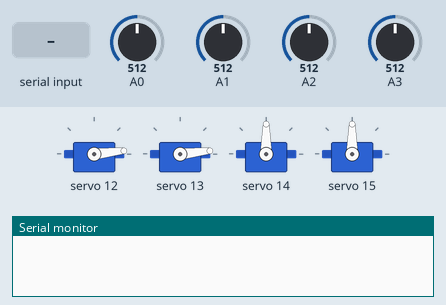
Simulated run of this sketch. Board: Arduino Uno, built with avr-gcc and run on an emulated ATmega328P. Parts: 4 × servo, the last lines printed to the serial monitor. The inputs (shaded band) are chosen by the test bench; at power-on: A0 = 512, A1 = 512, A2 = 512, A3 = 512.

Above: at 1.2 s.
1.3 s: "90,45,200\n" received over Serial
At 3.4 s:
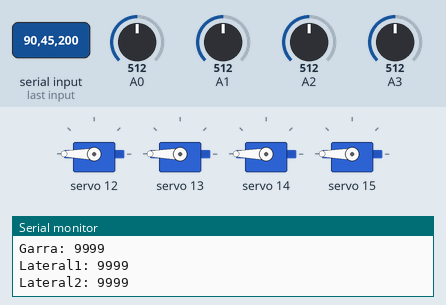
Timing chart, 0 to 4.9 s (numbered marks = the images above; inputs shaded):
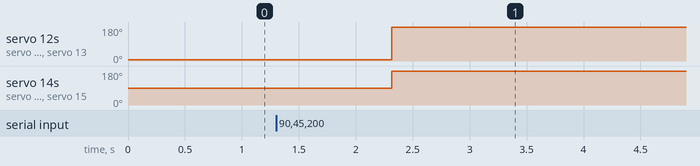

Measured:
- after the input at 1.3 s, servo 12, servo 13: 6° → 180° after 1.0 s; servo 14, servo 15: 90° → 180° after 1.0 s

The sketch:

MATLAB_bracoRobotico.ino
```cpp
/*
* Braço Robotico controlado pelo joytick/ MATLAB
* Mariana Pedroso Naves
*/

// Bibliotecas
#include <Wire.h>
#include <Adafruit_PWMServoDriver.h>

// Criar objeto para o driver
Adafruit_PWMServoDriver pwm = Adafruit_PWMServoDriver();

// ********** Definições dos parametros do servo **********
// Posição servo na placa
#define SERVO_GARRA 12
#define SERVO_BASE 13
#define SERVO_LATERAL1 14
#define SERVO_LATERAL2 15

// Posicao inicial
#define INICIAL_GARRA 0
#define INICIAL_BASE 0
#define INICIAL_LATERAL1 90
#define INICIAL_LATERAL2 90

// Angulo minimo
#define MIN_GARRA 10
#define MIN_BASE 0
#define MIN_LATERAL1 30
#define MIN_LATERAL2 30

// Angulo maximo
#define MAX_GARRA 95
#define MAX_BASE 170
#define MAX_LATERAL1 150
#define MAX_LATERAL2 137

//Leitura analogica
#define ANALOGICO_GARRA_MIN 30
#define ANALOGICO_GARRA_MAX 1023

#define ANALOGICO_BASE_MIN 125
#define ANALOGICO_BASE_MAX 913

#define ANALOGICO_LATERAL1_MAX 900
#define ANALOGICO_LATERAL1_MIN 64

#define ANALOGICO_LATERAL2_MAX 900
#define ANALOGICO_LATERAL2_MIN 64

// Amostra para o vetor
#define AMOSTRAS 10

// Constantes
int ang_garra = INICIAL_GARRA;
int ang_base = INICIAL_BASE;
int ang_lateral1 = INICIAL_LATERAL1;
int ang_lateral2 = INICIAL_LATERAL2;

// Variaveis para armazenar leitura filtrada
float leitura_filtrada_garra = 0;
float leitura_filtrada_base = 0;
float leitura_filtrada_lateral1 = 0;
float leitura_filtrada_lateral2 = 0;

// Variáveis para o incremento
int increm_garra = 0;
int increm_base = 0;
int increm_lateral1 = 0;
int increm_lateral2 = 0;

// Saltos do servo
const int passo[12] = { 20, 15, 10, 5, 1, 0, -1, -5, -10, -15, -20, 0 };

// Conversão do angulo analogico para pwm
int angleToPulse(int angle) {
  int pulseMin = 150;
  int pulseMax = 575;
  return map(angle, 0, 180, pulseMin, pulseMax);
}

// ****************  Comunicação serial - MATLAB ****************
String serial2motor(String nome_mtr, String str_serial) {
  int indice = 0;
  String mtrxx;
  indice = str_serial.indexOf(nome_mtr);
  if (indice == -1) {
    mtrxx = "9999";
  } else {
    mtrxx.concat(str_serial[indice + 6]);
    mtrxx.concat(str_serial[indice + 7]);
    mtrxx.concat(str_serial[indice + 8]);
    mtrxx.concat(str_serial[indice + 9]);
  }
  return mtrxx;
}

void setup() {
  pwm.begin();         // Inicializando a placa
  pwm.setPWMFreq(60);  // Frequência recomendada para servos

  // Inicializando as leituras dos pinos analogicos
  leitura_filtrada_garra = analogRead(A0);
  leitura_filtrada_base = analogRead(A1);
  leitura_filtrada_lateral1 = analogRead(A2);
  leitura_filtrada_lateral2 = analogRead(A3);

  pwm.setPWM(SERVO_GARRA, 0, angleToPulse(ang_garra));
  pwm.setPWM(SERVO_BASE, 0, angleToPulse(ang_base));
  pwm.setPWM(SERVO_LATERAL1, 0, angleToPulse(ang_lateral1));
  pwm.setPWM(SERVO_LATERAL2, 0, angleToPulse(ang_lateral2));

  Serial.begin(9600);
}


void loop() {
  String comandoMotor;
  String mtr;

  // Media movel - remover as trepidações
  for (int i = 0; i < AMOSTRAS; i++) {
    increm_garra += analogRead(A0);  // Pino analógico da garra
    increm_base += analogRead(A1);   // Pino analógico da base
    increm_lateral1 += analogRead(A2);
    increm_lateral2 += analogRead(A3);
    delay(5);
  }

  // Tirar a média
  increm_garra = increm_garra / AMOSTRAS;
  increm_base = increm_base / AMOSTRAS;
  increm_lateral1 = increm_lateral1 / AMOSTRAS;
  increm_lateral2 = increm_lateral2 / AMOSTRAS;

  // Filtro para o servo retornar ao angulo minimo
  leitura_filtrada_garra = (0.6 * leitura_filtrada_garra) + (0.4 * increm_garra);
  increm_garra = constrain(map(increm_garra, ANALOGICO_GARRA_MIN, ANALOGICO_GARRA_MAX, 0, 11), 0, 11);

  leitura_filtrada_base = (0.6 * leitura_filtrada_base) + (0.4 * increm_base);
  increm_base = constrain(map(leitura_filtrada_base, ANALOGICO_BASE_MIN, ANALOGICO_BASE_MAX, 0, 11), 0, 11);

  leitura_filtrada_lateral1 = (0.6 * leitura_filtrada_lateral1) + (0.4 * increm_lateral1);
  increm_lateral1 = constrain(map(leitura_filtrada_lateral1, ANALOGICO_LATERAL1_MIN, ANALOGICO_LATERAL1_MAX, 0, 11), 0, 11);

  leitura_filtrada_lateral2 = (0.6 * leitura_filtrada_lateral2) + (0.4 * increm_lateral2);
  increm_lateral2 = constrain(map(leitura_filtrada_lateral2, ANALOGICO_LATERAL2_MIN, ANALOGICO_LATERAL2_MAX, 0, 11), 0, 11);

  // Incremento mediante ao passo
  ang_garra = ang_garra + passo[increm_garra];
  ang_base = ang_base + passo[increm_base];
  ang_lateral1 = ang_lateral1 + passo[increm_lateral1];
  ang_lateral2 = ang_lateral2 + passo[increm_lateral2];

  // Limita o angulo do servo
  ang_garra = constrain(ang_garra, MIN_GARRA, MAX_GARRA);
  ang_base = constrain(ang_base, MIN_BASE, MAX_BASE);
  ang_lateral1 = constrain(ang_lateral1, MIN_LATERAL1, MAX_LATERAL1);
  ang_lateral2 = constrain(ang_lateral2, MIN_LATERAL2, MAX_LATERAL2);

  delay(10);
  // Debug
  //Serial.print("Angulo lateral2: ");
  //Serial.println(ang_lateral2);

  if (Serial.available() > 0) {
    delay(5);
    comandoMotor = Serial.readString();

    mtr = serial2motor("mtr00 ", comandoMotor);
    Serial.print("Base: ");
    Serial.println(mtr);
    pwm.setPWM(SERVO_BASE, 0, angleToPulse(mtr.toFloat() / 10));

    mtr = serial2motor("mtr01 ", comandoMotor);
    Serial.print("Garra: ");
    Serial.println(mtr);
    pwm.setPWM(SERVO_GARRA, 0, angleToPulse(mtr.toFloat() / 10));

    mtr = serial2motor("mtr02 ", comandoMotor);
    Serial.print("Lateral1: ");
    Serial.println(mtr);
    pwm.setPWM(SERVO_LATERAL1, 0, angleToPulse(mtr.toFloat() / 10));

    mtr = serial2motor("mtr03 ", comandoMotor);
    Serial.print("Lateral2: ");
    Serial.println(mtr);
    pwm.setPWM(SERVO_LATERAL2, 0, angleToPulse(mtr.toFloat() / 10));
  }
}
```
